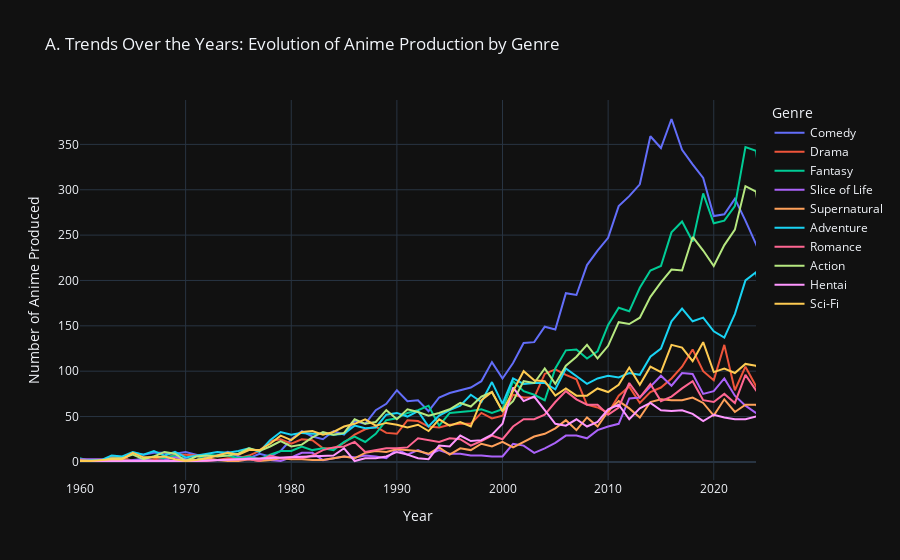

Here is the notebook cell this chart was saved with:
### Markdown cell above
This analysis provides an overall view of all 21 genres, arranged in descending order, showing how the first, Comedy, significantly surpasses all the others. In the next analysis, we will focus only on the top 10 genres, as the remaining ones have a less significant impact.

### Code cell
# AGGREGATION 
# We group by Year and Genre to get the count
genre_trends = filtered_data.groupby(['start_year', 'genres']).size().reset_index(name='count')

# --- Interactive LINE CHART (Anime Production by Genre Over Time) ---
fig_volume = px.line(
    genre_trends,
    x='start_year',
    y='count',
    color='genres',
    title='A. Trends Over the Years: Evolution of Anime Production by Genre',
    labels={'start_year': 'Year', 'count': 'Number of Anime Produced', 'genres': 'Genre'},
    template="plotly_dark"
)

# Refine the layout to handle the x-axis range better
fig_volume.update_xaxes(range=[1960, 2024]) # Focus on the modern era
fig_volume.show()
